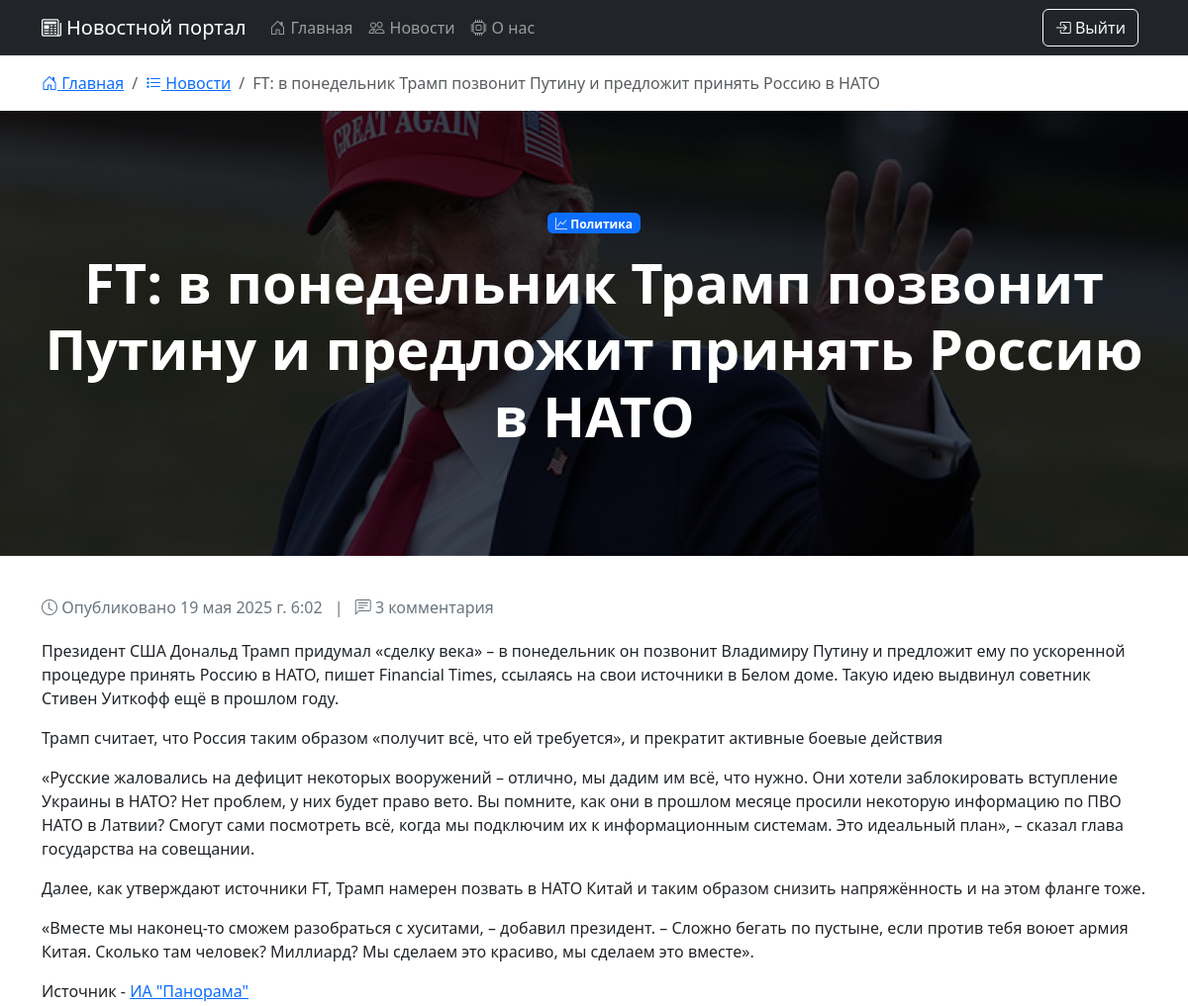
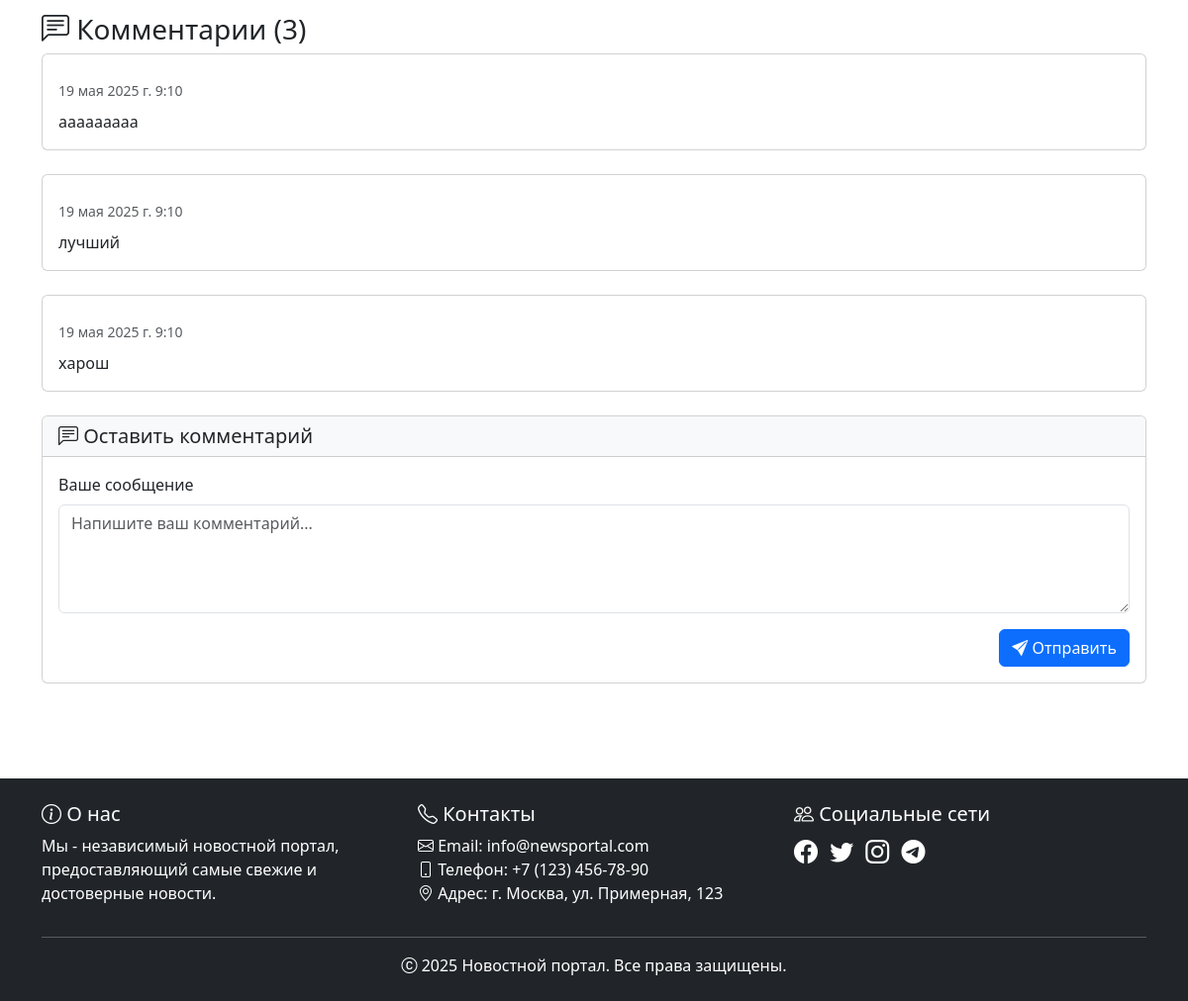
Screenshot of /news/2/ (signed in) with the database file from the repository (2 pictures, top to bottom).
### news/models.py (models this page shows, shortened)
class News(models.Model):
    title = models.CharField(max_length=200)
    content = RichTextField()
    pub_date = models.DateTimeField(auto_now_add=True)
    author = models.ForeignKey(User, on_delete=models.CASCADE)
    category = models.ForeignKey(Category, on_delete=models.SET_NULL, null=True)
    image = models.ImageField(upload_to='news_images/', blank=True, null=True)

class Category(models.Model):
    name = models.CharField(max_length=100)
    icon = models.CharField(max_length=30, default='people')

class Comment(models.Model):
    news = models.ForeignKey(News, on_delete=models.CASCADE)
    author = models.ForeignKey(User, on_delete=models.CASCADE)
    text = models.TextField()
    created_at = models.DateTimeField(auto_now_add=True)

### news/views.py (the view)
# urls.py: path("<int:post_id>/", views.article, name="news_detail"),
@login_required
def article(request, post_id):
    some_news = get_object_or_404(News, id=post_id)
    comments = Comment.objects.filter(news=post_id).order_by('-created_at')
    if request.method == 'POST':
        form = CommentForm(request.POST)
        if form.is_valid() and request.user.is_authenticated:
            comment = form.save(commit=False)
            comment.news = some_news
            comment.author = request.user
            comment.save()
            messages.success(request, 'Комментарий успешно добавлен!')
            return redirect('news_detail', post_id=post_id)
    else:
        form = CommentForm()
    return render(request, "article.html", {
        'some_news': some_news,
        'comments': comments,
        'form': form
    })

### news/forms.py
class CommentForm(forms.ModelForm):
    class Meta:
        model = Comment
        fields = ['text']
        widgets = {
            'text': forms.Textarea(attrs={
                'class': 'form-control',
                'rows': 3,
                'required': True
            }),
        }

### news/templates/article.html (shortened to what this page needs)
{% extends "base.html" %}
{% block content %}
{% load static %}
    <div class="container mt-3">
        <nav aria-label="breadcrumb">
            <ol class="breadcrumb">
                <li class="breadcrumb-item"><a href="{% url 'home' %}"><i class="bi bi-house-door"></i> Главная</a></li>
                <li class="breadcrumb-item"><a href="{% url 'news' %}"><i class="bi bi-list-stars"></i> Новости</a></li>
                <li class="breadcrumb-item active" aria-current="page">{{some_news.title}}</li>
            </ol>
        </nav>
    </div>
    <div class="news-header text-center"
     style="background: linear-gradient(rgba(0, 0, 0, 0.7), rgba(0, 0, 0, 0.7)),
     {% if some_news.image %}url('{{ some_news.image.url }}'){% else %}url('/static/images/default-news-bg.jpg'){% endif %};
     background-size: cover; background-position: center;">
    <div class="container">
        {% if some_news.category %}
            <div class="badge bg-primary mb-3">
                <i class="bi bi-graph-up"></i> {{ some_news.category.name }}
            </div>
        {% endif %}
        <h1 class="display-4 fw-bold">{{ some_news.title }}</h1>
    </div>
</div>
    <div class="container">
        <div class="row">
            <div class="col-lg-12 mb-5">
                <div class="news-meta">
                    <span><i class="bi bi-clock"></i> Опубликовано  {{ some_news.pub_date }}</span>
                    <span class="mx-2">|</span>
                    <span><i class="bi bi-chat-left-text"></i> {{comments.count}} комментария</span>
                </div>
                <div class="news-content">
                    {% autoescape off %} {{ some_news.content }}{% endautoescape %}
                </div>
                <div class="mb-5">
                    <h3><i class="bi bi-chat-left-text"></i> Комментарии ({{comments.count}})</h3>
                    {%for comment in comments%}
                    <div class="mb-4">
                        <div class="d-flex mb-3">
                            <div class="flex-grow-1">
                                <div class="card">
                                    <div class="card-body">
                                        <small class="text-muted">{{comment.created_at}}</small>
                                        <p class="card-text mt-2">{{comment.text}}</p>
                                    </div>
                                </div>
                            </div>
                        </div>
                    </div>
                    {%endfor%}
                    <div class="card mt-4">
    <div class="card-header bg-light">
        <h5 class="mb-0"><i class="bi bi-chat-left-text"></i> Оставить комментарий</h5>
    </div>
    <div class="card-body">
        <form method="post">
            <div class="mb-3">
                <label for="id_text" class="form-label">Ваше сообщение</label>
                <textarea class="form-control" id="id_text" name="text" rows="4"
                          placeholder="Напишите ваш комментарий..."></textarea>
            </div>
            <div class="d-flex justify-content-end">
                {% if user.is_authenticated %}
                <button type="submit" class="btn btn-primary">
                    <i class="bi bi-send-fill"></i> Отправить
                </button>
                {% else %}
                <button type="button" class="btn btn-primary disabled">
                    <i class="bi bi-send-fill"></i> Отправить
                </button>
                {% endif %}
            </div>
        </form>
    </div>
</div>
                </div>
            </div>
        </div>
    </div>
{% endblock content %}

### static/css/styles.css (style rules this page uses)
.breadcrumb { background-color: transparent; padding: 0; }
body { display: flex; flex-direction: column; min-height: 100vh; }
.news-header { background-size: cover; background-position: center; color: white; padding: 100px 0; margin-bottom: 40px; }
.news-meta { color: #6c757d; margin-bottom: 20px; }

### rows the page displays
News: title "FT: в понедельник Трамп позвонит Путину и предложит принять Россию в НАТО", image (picture), category.name "Политика", pub_date "19 мая 2025 г. 6:02", content "Президент США Дональд Трамп придумал «сделку века» – в понедельник он позвонит Владимиру Путину и предложит ему по ускоренной процедуре принять Россию в НАТО, пишет Financial Times, ссылаясь на свои источники в Белом доме. Такую идею выдвинул советник Стивен Уиткофф ещё в прошлом году. Трамп считает, что Россия таким образом «получит всё, что ей требуется», и прекратит активные боевые действия «Русские жаловались на дефицит некоторых вооружений – отлично, мы дадим им всё, что нужно. Они хотели заблокировать вступление Украины в НАТО? Нет проблем, у них будет право вето. Вы помните, как они в прошлом месяце просили некоторую информацию по ПВО НАТО в Латвии? Смогут сами посмотреть всё, когда…"
Comment: created_at "19 мая 2025 г. 9:10", text "ааааааааа"
Comment: created_at "19 мая 2025 г. 9:10", text "лучший"
Comment: created_at "19 мая 2025 г. 9:10", text "харош"

### other values shown
{{ comments.count }} "3"
